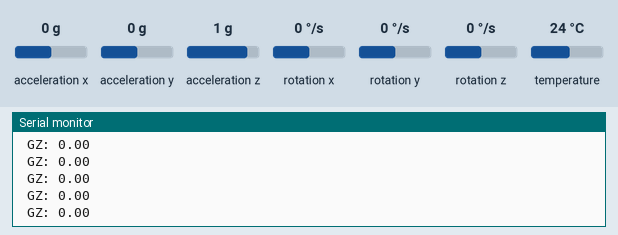
A program run on a simulated Teensy 4. Shown: the last lines printed to the serial monitor. Inputs (shaded band) come from the test bench; at power-on: rotation z 0 °/s, acceleration x 0 g, acceleration y 0 g, acceleration z 1 g, rotation x 0 °/s, rotation y 0 °/s, temperature 24 °C.

Above: at 1.2 s.
1.3 s: rotation z set to -192 °/s
At 2.3 s:
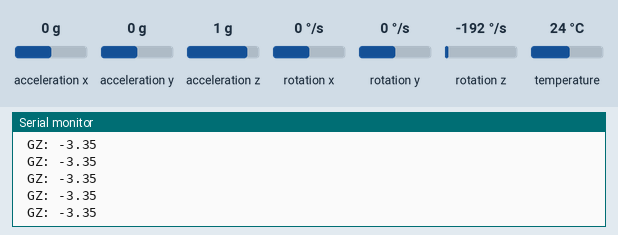
2.8 s: rotation z set to -100 °/s
At 3.6 s:
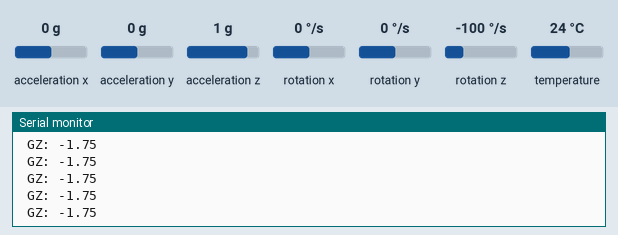
Timing chart, 0 to 5.7 s (numbered marks = the images above; inputs shaded):
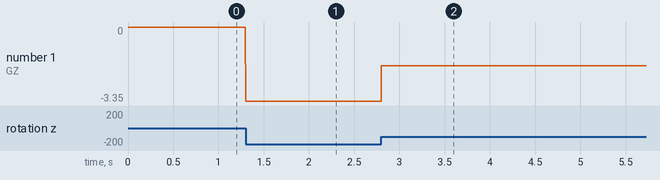

Measured:
- after the input at 1.3 s, the serial monitor: prints a new line at once (image 1)
- after the input at 2.8 s, the serial monitor: prints a new line at once (image 2)
- plotted number 1: 0 → -3.35 after the input at 1.3 s, -3.35 → -1.75 after the input at 2.8 s

The program:

main.cpp
```cpp
#include <Arduino.h>
#include <Adafruit_MPU6050.h>

Adafruit_MPU6050 mpu;

float XAccel; float YAccel; float ZAccel;
float XGyro; float YGyro; float ZGyro;


void setup() {
  // put your setup code here, to run once:
  Serial.begin(9600);
  mpu.begin();
  mpu.setAccelerometerRange(MPU6050_RANGE_8_G);
  mpu.setGyroRange(MPU6050_RANGE_500_DEG); //expected range
  mpu.setFilterBandwidth(MPU6050_BAND_94_HZ); //filter
}

void loop() {
  // put your main code here, to run repeatedly:
  sensors_event_t a, g, temp;
  mpu.getEvent(&a, &g, &temp);
  ZGyro = g.gyro.z;
  Serial.print(" GZ: ");
  Serial.print(ZGyro);
  Serial.println("");
}
```
